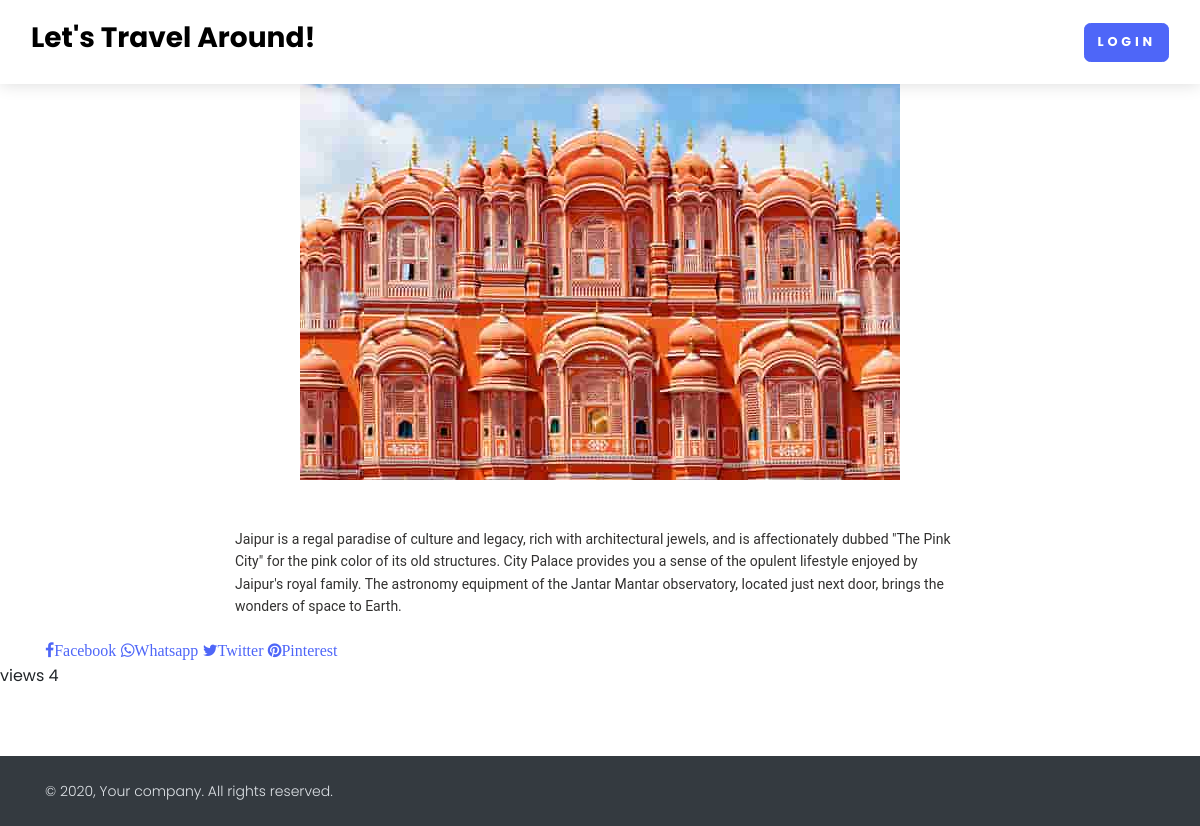
Page /blog-detail/jaipuryu1if/ on the committed database.
### home/models.py (models this page shows, shortened)
class BlogModel(models.Model):
    title = models.CharField(max_length=1000)
    content = FroalaField()
    slug = models.SlugField(max_length=1000, null=True, blank=True)
    user = models.ForeignKey(User, blank=True, null=True,
                             on_delete=models.CASCADE)
    image = models.ImageField(upload_to='blog')
    created_at = models.DateTimeField(auto_now_add=True)
    upload_to = models.DateTimeField(auto_now=True)
    post_views = models.IntegerField(default=0, null=True, blank=True)

### home/views.py (the view)
# urls.py: path('blog-detail/<slug>/', blog_detail, name='blog_detail'),
def blog_detail(request, slug):
    context={}
    try:
        blog_obj= BlogModel.objects.filter(slug = slug).first()
        context['content'] =blog_obj.content
        context['image'] =blog_obj.image
        context['post_views'] =blog_obj.post_views + 1
        blog_obj.post_views.save()
    except Exception as e:
        print(e)
    return render(request, 'blog_detail.html', context)

### home/templates/blog_detail.html
{% extends "base.html" %}
{% block start %}
<section>
    <div class="container">
        <div class="row text-center">
            <div class="col-xl-10 mx-auto"><img class="img-fluid mb-5"
                    src="/media/{{image}}"
                    alt=""></div>
        </div>
        <div class="row">
            <div class="col-xl-8 col-lg-10 mx-auto">
                <div class="text-content">
                    {{content|safe}}
                </div>
            </div>
        </div>
        <a href="https://www.facebook.com/sharer.php?u={{request.build_absolute_uri}}" class="fa fa-facebook" title="Facebook" target="_blank">Facebook</a>
        <a href="https://api.whatsapp.com/send?text={{request.build_absolute_uri}}" data-action="share/whatsapp/share"  title="Share on whatsapp" class="fa fa-whatsapp" >Whatsapp</a>
        <a href="https://twitter.com/share?url={{request.build_absolute_uri}}" class="fa fa-twitter" title="Twitter" target="_blank">Twitter</a>
        <a href="http://pinterest.com/pin/create/button/?url={{request.build_absolute_uri}}" class="fa fa-pinterest" title="Pinterest" target="_blank">Pinterest</a>
    </div>
    views {{post_views}}
</section>
{% endblock %}

### rows in the picture
BlogModel: image (picture), content "Jaipur is a regal paradise of culture and legacy, rich with architectural jewels, and is affectionately dubbed \"The Pink City\" for the pink color of its old structures. City Palace provides you a sense of the opulent lifestyle enjoyed by Jaipur's royal family. The astronomy equipment of the Jantar Mantar observatory, located just next door, brings the wonders of space to Earth."

### other values in the picture
{{ post_views }} "4"
